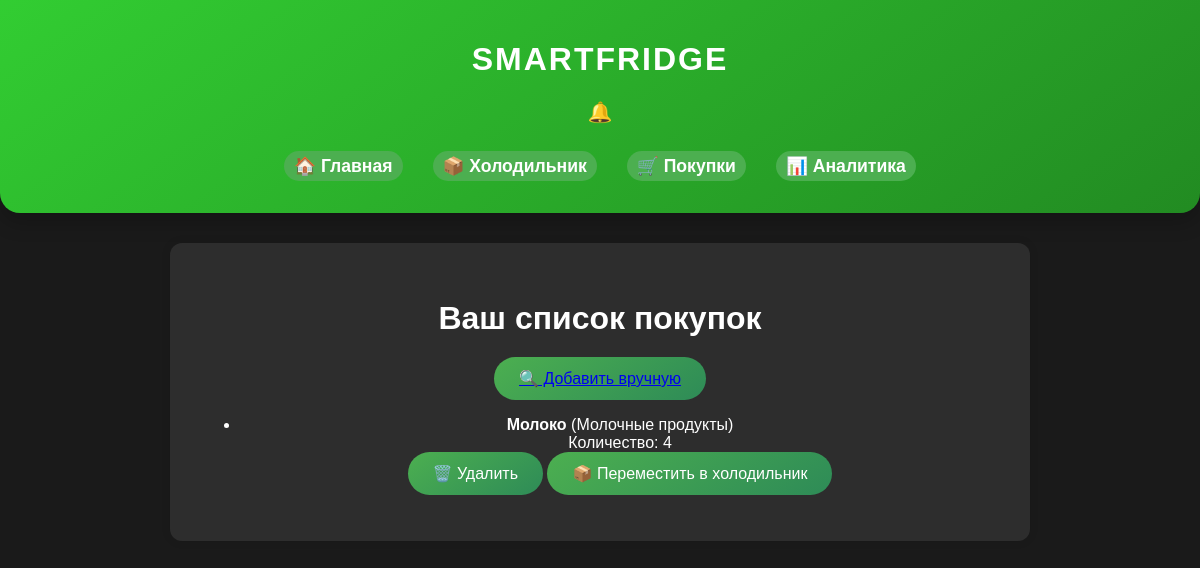
Page /shopping_list (signed in) on the earlier database version.
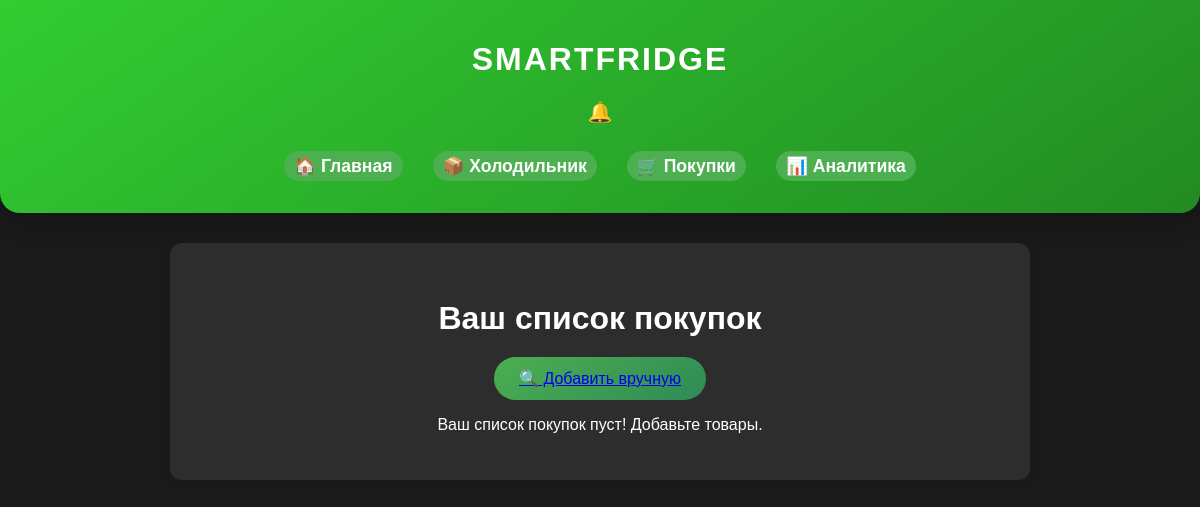
Same page on the later database version.
### app/models.py (models this page shows, shortened)
class ShoppingList(db.Model):
    __tablename__ = "shopping_list"
    id: Mapped[int] = mapped_column(sa.Integer, primary_key=True, autoincrement=True)
    user_id: Mapped[int] = mapped_column(sa.Integer, sa.ForeignKey("user.id"), nullable=False)
    product_id: Mapped[int] = mapped_column(sa.Integer, sa.ForeignKey("product.id"), nullable=False)
    count: Mapped[int] = mapped_column(sa.Integer, default=1)
    user = db.relationship('User', backref=db.backref('shopping_list', lazy=True))
    product = db.relationship('Product', backref=db.backref('shopping_list', lazy=True))

class Product(db.Model):
    id: Mapped[int] = mapped_column(sa.Integer, primary_key=True, autoincrement=True)
    name: Mapped[str] = mapped_column(sa.String(100), nullable=False)
    product_type: Mapped[str] = mapped_column(sa.String(50), nullable=False)
    quantity: Mapped[float] = mapped_column(sa.Float, nullable=False)
    unit: Mapped[str] = mapped_column(sa.String(20), nullable=False)  # кг, шт, л и т. д.
    nutrition_info: Mapped[str] = mapped_column(sa.Text, nullable=True)
    allergens: Mapped[bool] = mapped_column(sa.Boolean, default=False)

### app/shopping_list.py (the view)
@app.route('/shopping_list')
@login_required
def shopping_list():
    shopping_items = db.session.query(ShoppingList, Product).join(Product).filter(ShoppingList.user_id == current_user.id).all()
    return render_template('shopping_list.html', shopping_items=shopping_items)

### app/models.py (called while the page is built)
@login.user_loader
def load_user(id):
  return db.session.get(User, int(id))

### app/templates/shopping_list.html (shortened to what this page needs)
{% extends "base.html" %}
{% block content %}
    <h2>Ваш список покупок</h2>
    <div class="actions">
        <button><a href="{{ url_for('find_product_shop') }}" class="button">🔍 Добавить вручную</a></button>
    </div>
    {% if shopping_items %}
        <ul class="shopping-list">
            {% for shopping, product in shopping_items %}
                <li data-product-id="{{ shopping.product_id }}">
                    <div class="product-info">
                        <strong>{{ product.name }}</strong> ({{ product.product_type }})<br>
                        Количество: {{ shopping.count }}
                    </div>
                    <button class="delete-btn">🗑️ Удалить</button>
                    <button class="move-to-fridge-btn">📦 Переместить в холодильник</button>
                </li>
            {% endfor %}
        </ul>
    {% else %}
        <p>Ваш список покупок пуст! Добавьте товары.</p>
    {% endif %}
{% endblock %}

### app/templates/base.html (shortened to what this page needs)
<!DOCTYPE html>
<html lang="ru">
<head>
    <link rel="stylesheet" href="{{ url_for('static', filename='css/styles.css') }}">
</head>
<body>
    <header>
        <h1>SmartFridge</h1>
        <nav>
            <div class="notification-container">
                <button id="notification-bell">
                    🔔 <span id="notification-count" class="badge">0</span>
                </button>
            </div>
            <ul>
                <li><a href="{{ url_for('index') }}">🏠 Главная</a></li>
                <li><a href="{{ url_for('fridge') }}">📦 Холодильник</a></li>
                <li><a href="{{ url_for('shopping_list') }}">🛒 Покупки</a></li>
                <li><a href="{{ url_for('analytics') }}">📊 Аналитика</a></li>
            </ul>
        </nav>
    </header>
    <main>
        {% block content %}{% endblock %}
    </main>
</body>
</html>

### app/static/css/styles.css (style rules this page uses)
:root { --primary-color: #4CAF50; --accent-color: #FFD700; --background-color: #1a1a1a; --highlight-color: #32CD32; --border-radius: 12px; --shadow-color: rgba(0, 0, 0, 0.1); --transition-time: 0.3s; --modal-background: rgba(0, 0, 0, 0.7); --button-color: #4CAF50; --button-hover-color: #45a049; }
body { font-family: 'Arial', sans-serif; background-color: var(--background-color); color: white; margin: 0; padding: 0; text-align: center; }
header { background: linear-gradient(145deg, #32CD32, #228B22); color: white; padding: 20px; text-align: center; border-radius: 0 0 20px 20px; box-shadow: 0 10px 20px rgba(0, 0, 0, 0.2); }
header h1 { font-size: 2rem; font-weight: bold; text-transform: uppercase; margin-bottom: 10px; letter-spacing: 2px; }
nav ul { list-style: none; padding: 0; display: flex; justify-content: center; align-items: center; margin-top: 20px; }
nav ul li { margin: 0 15px; }
nav ul li a { text-decoration: none; color: white; font-size: 1.1rem; font-weight: 600; position: relative; padding: 5px 10px; border-radius: 30px; transition: color 0.3s ease, transform 0.3s ease, background-color 0.3s ease; background: #4CAF50; }
main { margin: 30px auto; padding: 30px; max-width: 800px; background: #2d2d2d; border-radius: var(--border-radius); box-shadow: 0 0 10px var(--shadow-color); animation: fadeIn 0.5s ease-in-out; }
h2 { color: white; font-size: 2rem; margin-bottom: 20px; }
button { padding: 12px 25px; background: linear-gradient(145deg, #4CAF50, #2E8B57); border: none; border-radius: 30px; color: white; font-size: 16px; cursor: pointer; transition: transform 0.3s ease, background 0.3s ease; }
.actions { display: flex; justify-content: center; gap: 20px; margin-top: 20px; }
.notification-container { position: relative; display: inline-block; }
#notification-bell { background: none; border: none; font-size: 20px; cursor: pointer; position: relative; }

Differences in the rows shown:
removed ShoppingList: name "Молоко", product_type "Молочные продукты", count "4"
Other differences:
text now shown: "Ваш список покупок пуст! Добавьте товары."
